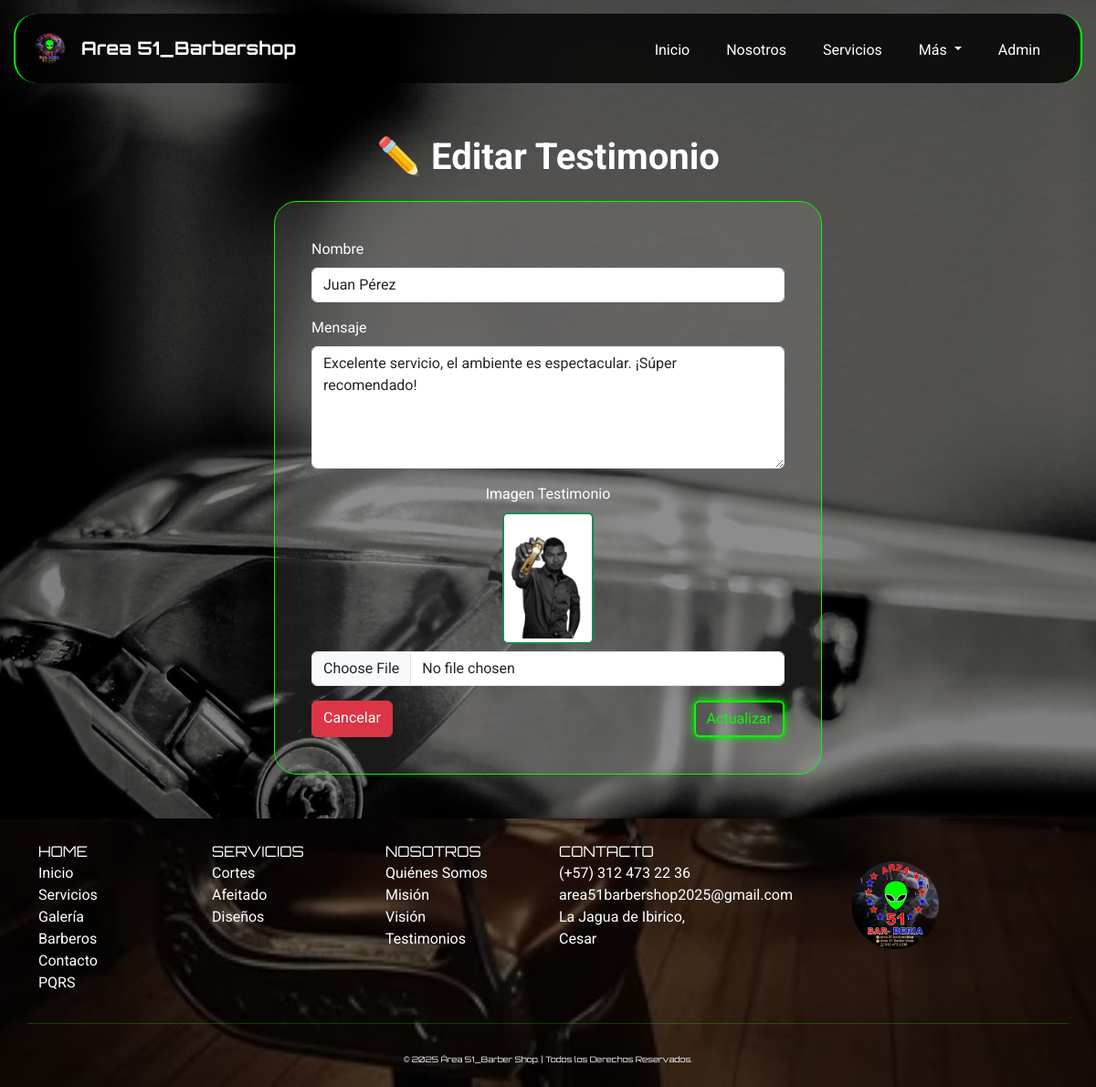
Screenshot of /index.php?page=editar_testimonios&id=1 (signed in) with the database file from the repository.
### tables this page shows
CREATE TABLE `testimonios` (
  `id_testimonio` int(11) NOT NULL AUTO_INCREMENT,
  `nombre` varchar(100) NOT NULL,
  `mensaje` text NOT NULL,
  `img` varchar(255) DEFAULT NULL,
  `fecha_registro` timestamp NOT NULL DEFAULT current_timestamp(),
  PRIMARY KEY (`id_testimonio`)
);

### app/controllers/TestimoniosController.php (called while the page is built, shortened)
<?php
require_once __DIR__ . '/../models/Testimonio.php';
class TestimoniosController {
    private $testimonioModel;
    public function __construct() {
        $this->testimonioModel = new Testimonio();
    }
    public function obtenerPorId($id) {
        return $this->testimonioModel->ver($id);
    }
}

### app/models/Testimonio.php (called while the page is built, shortened)
<?php
require_once __DIR__ . '/../../config/database.php';
class Testimonio {
    private $db;
    public function __construct() {
        global $db;
        $this->db = $db;
    }
    public function ver($id) {
        try {
            $stmt = $this->db->prepare("SELECT * FROM testimonios WHERE id_testimonio = :id LIMIT 1");
            $stmt->bindValue(':id', (int)$id, PDO::PARAM_INT);
            $stmt->execute();
            return $stmt->fetch(PDO::FETCH_ASSOC);
        } catch (PDOException $e) {
            return false;
        }
    }
}

### app/views/testimonios/editar_testimonios.php (the view, shortened to what this page needs)
<?php
require_once __DIR__ . '/../../controllers/TestimoniosController.php';
$controller = new TestimoniosController();
$id = $_GET['id'] ?? null;
$registro = $controller->obtenerPorId($id);
?>
<body>
    <div class="container py-5" style="margin-top:100px;">
        <h1 class="fw-bold text-white mb-4 text-center">✏️ Editar Testimonio</h1>
        <div class="card text-white mx-auto" style="max-width:600px;padding:40px;">
            <form action="index.php?page=editar_testimonios&id=<?= $id ?>" method="POST" enctype="multipart/form-data">
                <div class="mb-3">
                    <label for="nombre" class="form-label">Nombre</label>
                    <input type="text" name="nombre" id="nombre" class="form-control" required value="<?= htmlspecialchars($registro['nombre']) ?>">
                </div>
                <div class="mb-3">
                    <label for="mensaje" class="form-label">Mensaje</label>
                    <textarea name="mensaje" id="mensaje" class="form-control" rows="5" required><?= htmlspecialchars($registro['mensaje']) ?></textarea>
                </div>
                <div class="mb-3 text-center">
                    <label for="img" class="form-label">Imagen Testimonio</label>
                    <?php if (!empty($registro['img'])): ?>
                        <div class="mb-2">
                            <img src="app/uploads/testimonios/<?= htmlspecialchars($registro['img']) ?>"
                             class="img-thumbnail border-success"
                             style="max-width: 100px; max-height: 180px; border: 2px solid #28a745;">
                        </div>
                    <?php endif; ?>
                    <input type="file" name="img" id="img" class="form-control">
                </div>
                <div class="d-flex justify-content-between">
                    <a href="index.php?page=testimonios" class="btn btn-danger">Cancelar</a>
                    <button type="submit" class="btn btn-neon">Actualizar</button>
                </div>
            </form>
        </div>
    </div>
<main>

### public/css/style.css (style rules this page uses)
body { background-image: url(../img/fondo_body.jpg); min-height: 100vh; background-size: cover; background-position: center; background-repeat: no-repeat; background-attachment: fixed; position: relative; font-family: 'Roboto', sans-serif; background-color: #000; color: #fff; margin: 0; padding: 0; width: 100%; align-items: center; justify-content: center; }
body::before { content: ''; position: fixed; top: 0; left: 0; width: 100%; height: 100%; background-color: rgba(0, 0, 0, 0.5); z-index: -1; }
html { scroll-behavior: smooth; width: 100%; }
.btn-neon { color: #00ff00; border: 2px solid #00ff00; background-color: transparent; box-shadow: 0 0 10px #00ff00; transition: all 0.3s ease; }
.card { width: 100%; background-color: rgba(255, 255, 255, 0.1); border: 1px solid #00ff00; transition: transform 0.3s, box-shadow 0.3s; border-radius: 25px; }
img { height: 80%; width: 80%; transition: transform 0.3s ease; }

### rows the page displays
testimonios: nombre "Juan Pérez", mensaje "Excelente servicio, el ambiente es espectacular. ¡Súper recomendado!", img (picture)
